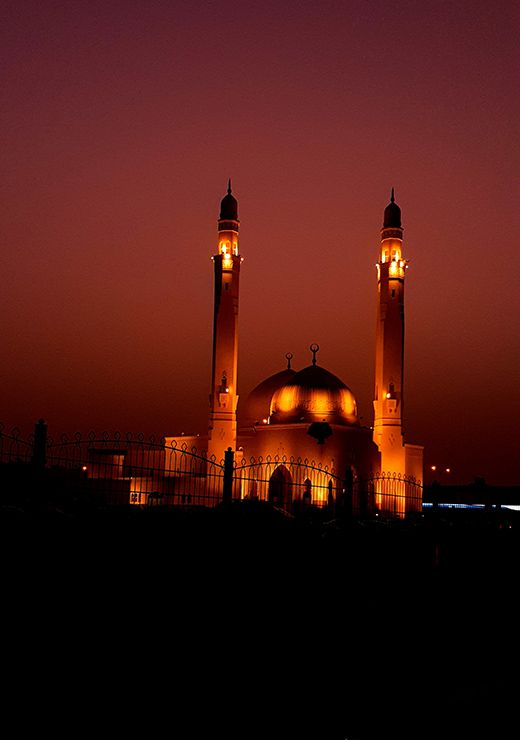
#> input picture Resources/test.jpg, 520 x 740 px
$ python Chapter2.py
#> lines starting #> are read from the running program, lines starting #| are printed output that depends on the picture; after the words box and inside, x2 and y2 are one past the last pixel; in counts of white or black regions, pixels touching at a corner belong together
import cv2
import numpy as np

img = cv2.imread('Resources/test.jpg')
#> img is the input picture: shape (740, 520, 3); mean B, G, R 19.9, 24.5, 72
kernel = np.ones((5, 5), np.uint8)

imgGray = cv2.cvtColor(img, cv2.COLOR_BGR2GRAY)     # Converts to gray image
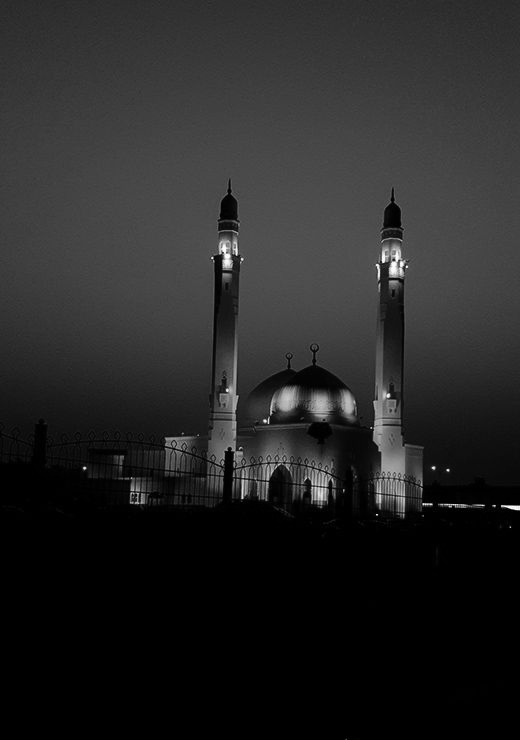
#> imgGray: shape (740, 520); min 0, max 255, mean 38.2
imgBlur = cv2.GaussianBlur(imgGray, (7, 7), 1)      # Converts to blurred image
imgCanny = cv2.Canny(img, 100, 100)     # Detects the edge of the image
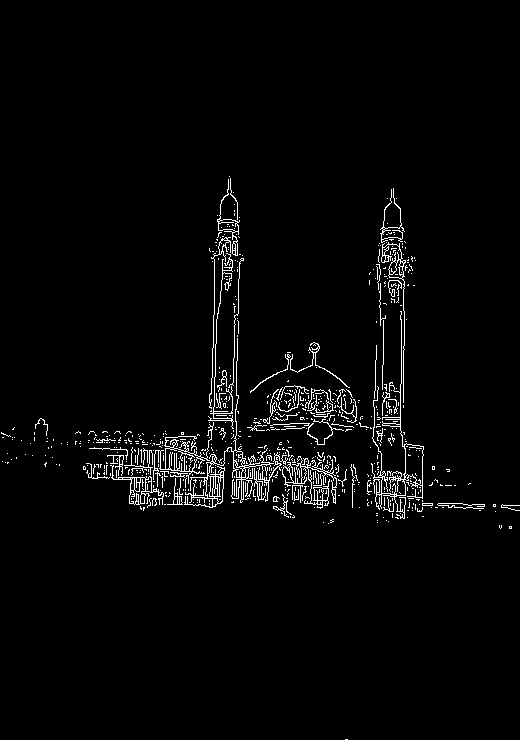
#> imgCanny: shape (740, 520); 2.7% white in thin lines or dots, all inside (x1, y1, x2, y2) = (1, 176, 520, 740)
imgDilation = cv2.dilate(imgCanny, kernel, iterations=1)    # Makes the edge thicker
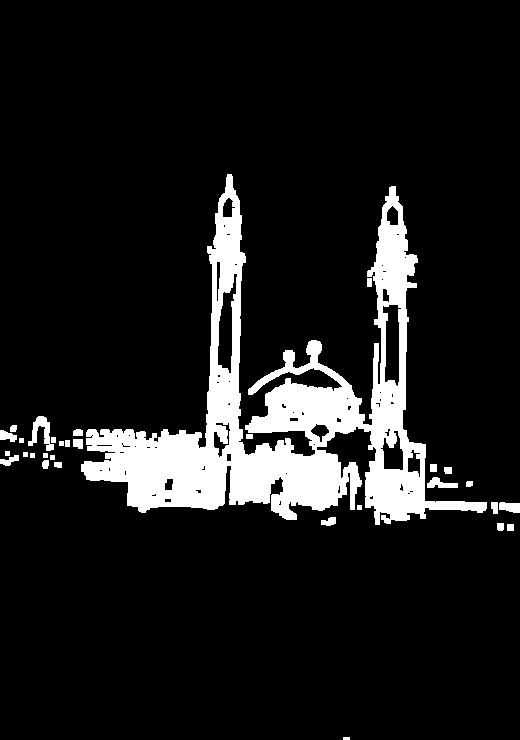
#> imgDilation: shape (740, 520); 10.5% white; 31 white regions, largest, box (x1, y1, x2, y2) and area: (81, 174, 487, 525) 38440, (28, 416, 54, 451) 393, (427, 477, 458, 488) 200
imgEroded = cv2.erode(imgDilation, kernel, iterations=1)    # Makes the edge thinner
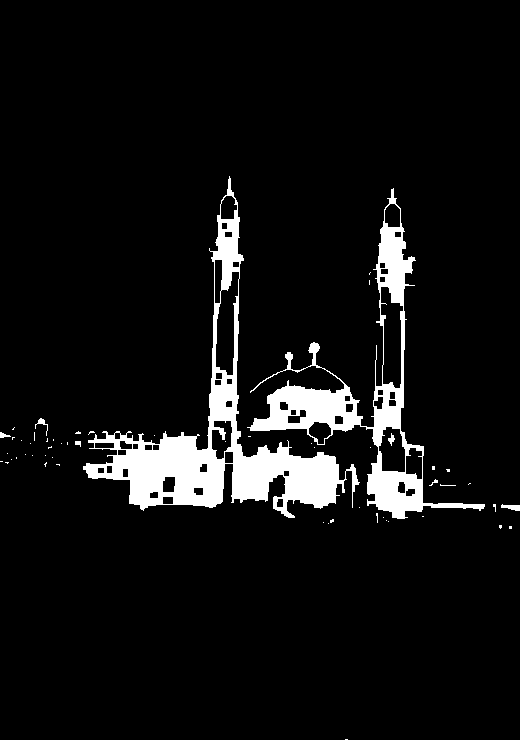
#> imgEroded: shape (740, 520); 6.8% white; 56 white regions (48 under 20 px), largest, box (x1, y1, x2, y2) and area: (83, 176, 360, 518) 15621, (247, 188, 485, 519) 10116, (501, 504, 520, 511) 84

cv2.imshow('Gray Image', imgGray)
cv2.imshow('Blur Image', imgBlur)
cv2.imshow('Canny Image', imgCanny)
cv2.imshow('Dilation Image', imgDilation)
cv2.imshow('Eroded Image', imgEroded)
cv2.waitKey(0)
